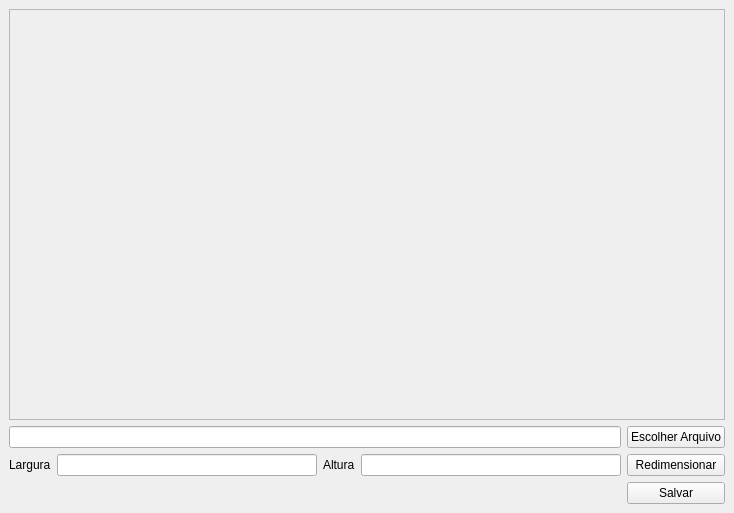
<?xml version="1.0" encoding="UTF-8"?>
<ui version="4.0">
 <class>MainWindow</class>
 <widget class="QMainWindow" name="MainWindow">
  <property name="geometry">
   <rect>
    <x>0</x>
    <y>0</y>
    <width>734</width>
    <height>513</height>
   </rect>
  </property>
  <property name="windowTitle">
   <string>Redimensionar Imagem</string>
  </property>
  <widget class="QWidget" name="centralwidget">
   <layout class="QGridLayout" name="gridLayout">
    <item row="4" column="0">
     <widget class="QLabel" name="labelLargura">
      <property name="text">
       <string>Largura</string>
      </property>
     </widget>
    </item>
    <item row="4" column="1">
     <widget class="QLineEdit" name="inputLargura"/>
    </item>
    <item row="0" column="0" colspan="5">
     <widget class="QScrollArea" name="scrollArea">
      <property name="widgetResizable">
       <bool>true</bool>
      </property>
      <widget class="QWidget" name="scrollAreaWidgetContents">
       <property name="geometry">
        <rect>
         <x>0</x>
         <y>0</y>
         <width>714</width>
         <height>406</height>
        </rect>
       </property>
       <layout class="QGridLayout" name="gridLayout_2">
        <item row="0" column="0">
         <widget class="QLabel" name="labelImg">
          <property name="text">
           <string/>
          </property>
         </widget>
        </item>
       </layout>
      </widget>
     </widget>
    </item>
    <item row="4" column="4">
     <widget class="QPushButton" name="btnRedimensionar">
      <property name="text">
       <string>Redimensionar</string>
      </property>
     </widget>
    </item>
    <item row="4" column="2">
     <widget class="QLabel" name="labelAltura">
      <property name="text">
       <string>Altura</string>
      </property>
     </widget>
    </item>
    <item row="5" column="4">
     <widget class="QPushButton" name="btnSalvar">
      <property name="text">
       <string>Salvar</string>
      </property>
     </widget>
    </item>
    <item row="1" column="4">
     <widget class="QPushButton" name="btnEscolherArquivo">
      <property name="text">
       <string>Escolher Arquivo</string>
      </property>
     </widget>
    </item>
    <item row="4" column="3">
     <widget class="QLineEdit" name="inputAltura"/>
    </item>
    <item row="1" column="0" colspan="4">
     <widget class="QLineEdit" name="inputAbrirArquivo"/>
    </item>
   </layout>
  </widget>
 </widget>
 <resources/>
 <connections/>
</ui>
